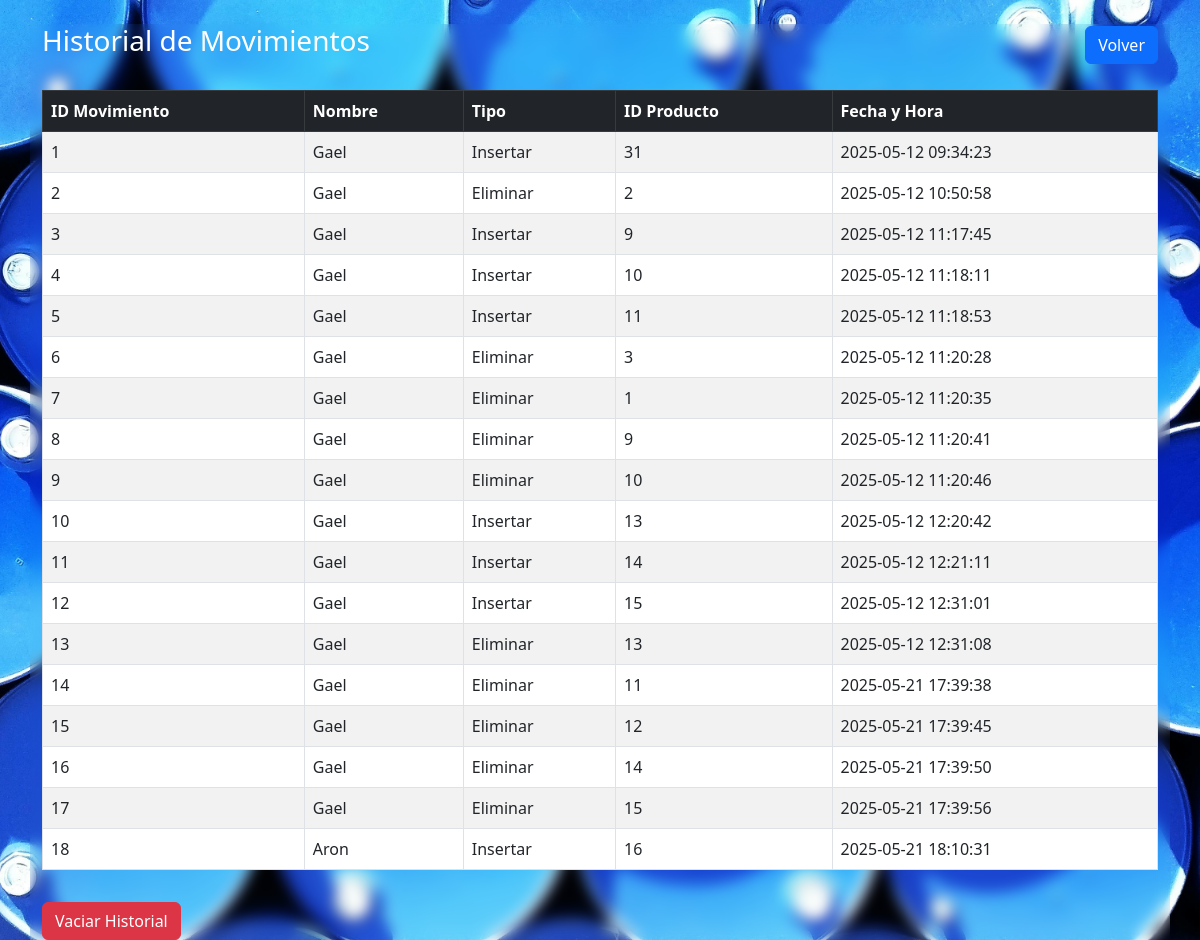
The page /CodigoProyectoFinal/pagina_historial.php on the database its author committed.
### tables this page shows
CREATE TABLE `historial` (
  `id_move` int(11) NOT NULL,
  `id_usuario` int(11) NOT NULL,
  `tipo` varchar(25) NOT NULL,
  `fecha_hora` datetime NOT NULL,
  `id_producto` int(11) NOT NULL
);

CREATE TABLE `almacenista` (
  `nombre` varchar(50) NOT NULL,
  `contrasena` varchar(50) NOT NULL,
  `id` int(11) NOT NULL
);

### CodigoProyectoFinal/pagina_historial.php (the view, shortened to what this page needs)
<?php
$conexion = mysqli_connect('localhost','root','','proyecto_final');
?>
<!DOCTYPE html>
<html lang="es">
<head>
    <link href="https://cdn.jsdelivr.net/npm/bootstrap@5.3.0/dist/css/bootstrap.min.css" rel="stylesheet">
    <link rel="stylesheet" href="../CSS_Local/historial.css">
</head>
<body class="container mt-4">
    <div class="d-flex justify-content-between align-items-center mb-4">
        <h3 style="color: #fff;">Historial de Movimientos</h3>
        <input type="button" value="Volver" class="btn btn-primary" onclick="window.location.href='inicio.php'">
    </div>
    <div class="table-responsive">
        <table class="table table-bordered table-striped">
            <thead class="table-dark">
                <tr>
                    <th>ID Movimiento</th>
                    <th>Nombre</th>
                    <th>Tipo</th>
                    <th>ID Producto</th>
                    <th>Fecha y Hora</th>
                </tr>
            </thead>
            <tbody>
            <?php
                $consulta = "SELECT h.id_move, u.nombre, h.tipo, h.id_producto, h.fecha_hora
                             FROM historial h
                             JOIN almacenista u ON h.id_usuario = u.id";
                $resultado = mysqli_query($conexion, $consulta);
                while ($mostrar = mysqli_fetch_array($resultado)) {
            ?>
                <tr>
                    <td><?php echo $mostrar['id_move']; ?></td>
                    <td><?php echo $mostrar['nombre']; ?></td>
                    <td><?php echo $mostrar['tipo']; ?></td>
                    <td><?php echo $mostrar['id_producto']; ?></td>
                    <td><?php echo $mostrar['fecha_hora']; ?></td>
                </tr>
            <?php } ?>
            </tbody>
        </table>
    </div>
    <form action="vaciar_tabla.php" class="mt-3">
        <input type="submit" value="Vaciar Historial" class="btn btn-danger">
    </form>
</body>
</html>

### CSS_Local/historial.css (style rules this page uses)
body { background-image: url("../media/img5.jpg"); background-size: cover; background-position: center; background-repeat: no-repeat; background-attachment: fixed; backdrop-filter: blur(7px); }

### rows shown on the page
historial: id_move "1", almacenista.nombre "Gael", tipo "Insertar", id_producto "31", fecha_hora "2025-05-12 09:34:23"
historial: id_move "2", almacenista.nombre "Gael", tipo "Eliminar", id_producto "2", fecha_hora "2025-05-12 10:50:58"
historial: id_move "3", almacenista.nombre "Gael", tipo "Insertar", id_producto "9", fecha_hora "2025-05-12 11:17:45"
historial: id_move "4", almacenista.nombre "Gael", tipo "Insertar", id_producto "10", fecha_hora "2025-05-12 11:18:11"
historial: id_move "5", almacenista.nombre "Gael", tipo "Insertar", id_producto "11", fecha_hora "2025-05-12 11:18:53"
historial: id_move "6", almacenista.nombre "Gael", tipo "Eliminar", id_producto "3", fecha_hora "2025-05-12 11:20:28"
historial: id_move "7", almacenista.nombre "Gael", tipo "Eliminar", id_producto "1", fecha_hora "2025-05-12 11:20:35"
historial: id_move "8", almacenista.nombre "Gael", tipo "Eliminar", id_producto "9", fecha_hora "2025-05-12 11:20:41"
historial: id_move "9", almacenista.nombre "Gael", tipo "Eliminar", id_producto "10", fecha_hora "2025-05-12 11:20:46"
historial: id_move "10", almacenista.nombre "Gael", tipo "Insertar", id_producto "13", fecha_hora "2025-05-12 12:20:42"
historial: id_move "11", almacenista.nombre "Gael", tipo "Insertar", id_producto "14", fecha_hora "2025-05-12 12:21:11"
historial: id_move "12", almacenista.nombre "Gael", tipo "Insertar", id_producto "15", fecha_hora "2025-05-12 12:31:01"
historial: id_move "13", almacenista.nombre "Gael", tipo "Eliminar", id_producto "13", fecha_hora "2025-05-12 12:31:08"
historial: id_move "14", almacenista.nombre "Gael", tipo "Eliminar", id_producto "11", fecha_hora "2025-05-21 17:39:38"
historial: id_move "15", almacenista.nombre "Gael", tipo "Eliminar", id_producto "12", fecha_hora "2025-05-21 17:39:45"
historial: id_move "16", almacenista.nombre "Gael", tipo "Eliminar", id_producto "14", fecha_hora "2025-05-21 17:39:50"
historial: id_move "17", almacenista.nombre "Gael", tipo "Eliminar", id_producto "15", fecha_hora "2025-05-21 17:39:56"
historial: id_move "18", almacenista.nombre "Aron", tipo "Insertar", id_producto "16", fecha_hora "2025-05-21 18:10:31"
